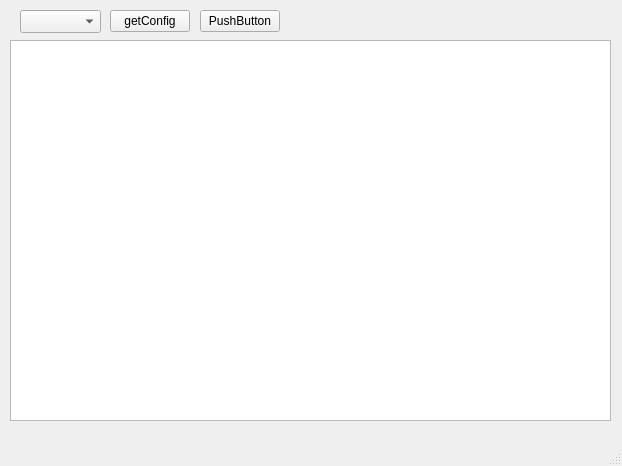
<?xml version="1.0" encoding="UTF-8"?>
<ui version="4.0">
 <class>HTMainWindow</class>
 <widget class="QMainWindow" name="HTMainWindow">
  <property name="geometry">
   <rect>
    <x>0</x>
    <y>0</y>
    <width>622</width>
    <height>466</height>
   </rect>
  </property>
  <property name="windowTitle">
   <string>MainWindow</string>
  </property>
  <widget class="QWidget" name="centralwidget">
   <property name="sizePolicy">
    <sizepolicy hsizetype="MinimumExpanding" vsizetype="MinimumExpanding">
     <horstretch>0</horstretch>
     <verstretch>0</verstretch>
    </sizepolicy>
   </property>
   <widget class="QPushButton" name="pushButton">
    <property name="geometry">
     <rect>
      <x>200</x>
      <y>10</y>
      <width>80</width>
      <height>22</height>
     </rect>
    </property>
    <property name="text">
     <string>PushButton</string>
    </property>
   </widget>
   <widget class="QPushButton" name="getConfig">
    <property name="geometry">
     <rect>
      <x>110</x>
      <y>10</y>
      <width>80</width>
      <height>22</height>
     </rect>
    </property>
    <property name="text">
     <string>getConfig</string>
    </property>
   </widget>
   <widget class="QComboBox" name="comboBox">
    <property name="geometry">
     <rect>
      <x>20</x>
      <y>10</y>
      <width>81</width>
      <height>23</height>
     </rect>
    </property>
   </widget>
   <widget class="QTextBrowser" name="textBrowser">
    <property name="geometry">
     <rect>
      <x>10</x>
      <y>40</y>
      <width>601</width>
      <height>381</height>
     </rect>
    </property>
    <property name="sizePolicy">
     <sizepolicy hsizetype="Expanding" vsizetype="Expanding">
      <horstretch>1</horstretch>
      <verstretch>1</verstretch>
     </sizepolicy>
    </property>
   </widget>
  </widget>
  <widget class="QMenuBar" name="menubar">
   <property name="geometry">
    <rect>
     <x>0</x>
     <y>0</y>
     <width>622</width>
     <height>20</height>
    </rect>
   </property>
  </widget>
  <widget class="QStatusBar" name="statusbar"/>
 </widget>
 <resources/>
 <connections/>
</ui>
